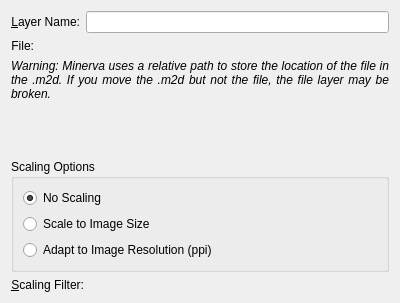
<?xml version="1.0" encoding="utf-8"?>
<ui version="4.0">
 <author>
    SPDX-FileCopyrightText: none
    SPDX-License-Identifier: GPL-3.0-or-later
  </author>
 <class>WdgDlgFileLayer</class>
 <widget class="QWidget" name="WdgDlgFileLayer">
  <property name="geometry">
   <rect>
    <x>0</x>
    <y>0</y>
    <width>400</width>
    <height>303</height>
   </rect>
  </property>
  <property name="sizePolicy">
   <sizepolicy hsizetype="Preferred" vsizetype="Preferred">
    <horstretch>0</horstretch>
    <verstretch>0</verstretch>
   </sizepolicy>
  </property>
  <property name="minimumSize">
   <size>
    <width>400</width>
    <height>0</height>
   </size>
  </property>
  <layout class="QVBoxLayout" name="verticalLayout">
   <item>
    <layout class="QFormLayout" name="formLayout">
     <item column="0" row="0">
      <widget class="QLabel" name="label">
       <property name="text">
        <string>&amp;Layer Name:</string>
       </property>
       <property name="alignment">
        <set>Qt::AlignRight|Qt::AlignTrailing|Qt::AlignVCenter</set>
       </property>
       <property name="buddy">
        <cstring>txtLayerName</cstring>
       </property>
      </widget>
     </item>
     <item column="1" row="0">
      <widget class="QLineEdit" name="txtLayerName"/>
     </item>
     <item column="0" row="1">
      <widget class="QLabel" name="label_2">
       <property name="text">
        <string>File:</string>
       </property>
       <property name="alignment">
        <set>Qt::AlignRight|Qt::AlignTrailing|Qt::AlignVCenter</set>
       </property>
       <property name="buddy">
        <cstring>txtLayerName</cstring>
       </property>
      </widget>
     </item>
     <item column="1" row="1">
      <widget class="KisFileNameRequester" name="wdgUrlRequester" native="true"/>
     </item>
    </layout>
   </item>
   <item>
    <widget class="QLabel" name="lblWarning">
     <property name="sizePolicy">
      <sizepolicy hsizetype="Preferred" vsizetype="MinimumExpanding">
       <horstretch>0</horstretch>
       <verstretch>0</verstretch>
      </sizepolicy>
     </property>
     <property name="baseSize">
      <size>
       <width>0</width>
       <height>0</height>
      </size>
     </property>
     <property name="font">
      <font>
       <pointsize>9</pointsize>
       <italic>true</italic>
      </font>
     </property>
     <property name="text">
      <string>&lt;html&gt;&lt;head/&gt;&lt;body&gt;&lt;p&gt;Warning: Minerva uses a relative path to store the location of the file in the .m2d. If you move the .m2d but not the file, the file layer may be broken.&lt;/p&gt;&lt;/body&gt;&lt;/html&gt;</string>
     </property>
     <property name="textFormat">
      <enum>Qt::AutoText</enum>
     </property>
     <property name="scaledContents">
      <bool>false</bool>
     </property>
     <property name="alignment">
      <set>Qt::AlignJustify|Qt::AlignTop</set>
     </property>
     <property name="wordWrap">
      <bool>true</bool>
     </property>
    </widget>
   </item>
   <item>
    <widget class="QGroupBox" name="grpScalingOptions">
     <property name="sizePolicy">
      <sizepolicy hsizetype="Preferred" vsizetype="Preferred">
       <horstretch>0</horstretch>
       <verstretch>0</verstretch>
      </sizepolicy>
     </property>
     <property name="title">
      <string>Scaling Options</string>
     </property>
     <layout class="QGridLayout" name="gridLayout">
      <item column="0" row="0">
       <widget class="QRadioButton" name="radioDontScale">
        <property name="text">
         <string>No Scaling</string>
        </property>
        <property name="checked">
         <bool>true</bool>
        </property>
       </widget>
      </item>
      <item column="0" row="1">
       <widget class="QRadioButton" name="radioScaleToImageSize">
        <property name="text">
         <string>Scale to Image Size</string>
        </property>
       </widget>
      </item>
      <item column="0" row="2">
       <widget class="QRadioButton" name="radioScalePPI">
        <property name="text">
         <string>Adapt to Image Resolution (ppi)</string>
        </property>
       </widget>
      </item>
     </layout>
    </widget>
   </item>
   <item>
    <layout class="QFormLayout" name="formLayout_2">
     <item column="0" row="0">
      <widget class="QLabel" name="label_3">
       <property name="text">
        <string>&amp;Scaling Filter:</string>
       </property>
       <property name="alignment">
        <set>Qt::AlignRight|Qt::AlignTrailing|Qt::AlignVCenter</set>
       </property>
       <property name="buddy">
        <cstring>cmbFilter</cstring>
       </property>
      </widget>
     </item>
     <item column="1" row="0">
      <widget class="KisCmbIDList" name="cmbFilter" native="true">
       <property name="sizePolicy">
        <sizepolicy hsizetype="Preferred" vsizetype="Preferred">
         <horstretch>0</horstretch>
         <verstretch>0</verstretch>
        </sizepolicy>
       </property>
      </widget>
     </item>
    </layout>
   </item>
  </layout>
 </widget>
 <customwidgets>
  <customwidget>
   <class>KisFileNameRequester</class>
   <extends>QWidget</extends>
   <header location="global">kis_file_name_requester.h</header>
   <container>1</container>
  </customwidget>
  <customwidget>
   <class>KisCmbIDList</class>
   <extends></extends>
   <header>widgets/kis_cmb_idlist.h</header>
  </customwidget>
 </customwidgets>
 <resources/>
 <connections/>
</ui>
